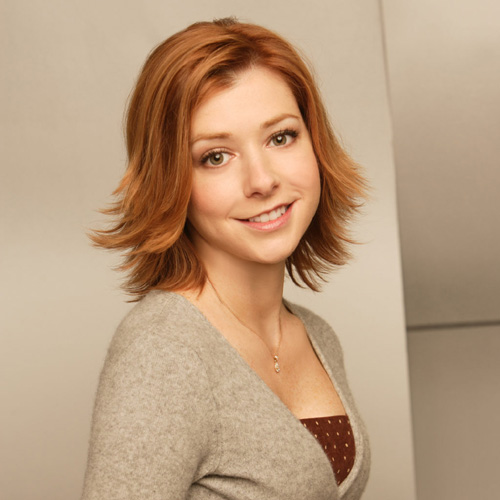
#> input picture imagehash/tests/data/alyson_hannigan.jpg, 500 x 500 px
$ python hashimages.py ../imagehash/tests/data/alyson_hannigan.jpg
#> lines starting #> are read from the running program, lines starting #| are printed output that depends on the picture
### imagehash.py
"""
Image hashing library
======================

Example:

>>> from PIL import Image
>>> import imagehash
>>> hash = imagehash.average_hash(Image.open('test.png'))
>>> print(hash)
d879f8f89b1bbf
>>> otherhash = imagehash.average_hash(Image.open('other.bmp'))
>>> print(otherhash)
ffff3720200ffff
>>> print(hash == otherhash)
False
>>> print(hash - otherhash)
36
>>> for r in range(1, 30, 5):
...     rothash = imagehash.average_hash(Image.open('test.png').rotate(r))
...     print('Rotation by %d: %d Hamming difference' % (r, hash - rothash))
...
Rotation by 1: 2 Hamming difference
Rotation by 6: 11 Hamming difference
Rotation by 11: 13 Hamming difference
Rotation by 16: 17 Hamming difference
Rotation by 21: 19 Hamming difference
Rotation by 26: 21 Hamming difference
>>>
"""

from __future__ import (absolute_import, division, print_function)

from PIL import Image, ImageFilter
import numpy
#import scipy.fftpack
#import pywt
__version__ = "4.2.1"

"""
You may copy this file, if you keep the copyright information below:


Copyright (c) 2013-2020, Johannes Buchner
https://github.com/JohannesBuchner/imagehash

All rights reserved.

Redistribution and use in source and binary forms, with or without
modification, are permitted provided that the following conditions are
met:

Redistributions of source code must retain the above copyright
notice, this list of conditions and the following disclaimer.

Redistributions in binary form must reproduce the above copyright
notice, this list of conditions and the following disclaimer in the
documentation and/or other materials provided with the distribution.

THIS SOFTWARE IS PROVIDED BY THE COPYRIGHT HOLDERS AND CONTRIBUTORS "AS
IS" AND ANY EXPRESS OR IMPLIED WARRANTIES, INCLUDING, BUT NOT LIMITED
TO, THE IMPLIED WARRANTIES OF MERCHANTABILITY AND FITNESS FOR A
PARTICULAR PURPOSE ARE DISCLAIMED. IN NO EVENT SHALL THE COPYRIGHT
HOLDER OR CONTRIBUTORS BE LIABLE FOR ANY DIRECT, INDIRECT, INCIDENTAL,
SPECIAL, EXEMPLARY, OR CONSEQUENTIAL DAMAGES (INCLUDING, BUT NOT
LIMITED TO, PROCUREMENT OF SUBSTITUTE GOODS OR SERVICES; LOSS OF USE,
DATA, OR PROFITS; OR BUSINESS INTERRUPTION) HOWEVER CAUSED AND ON ANY
THEORY OF LIABILITY, WHETHER IN CONTRACT, STRICT LIABILITY, OR TORT
(INCLUDING NEGLIGENCE OR OTHERWISE) ARISING IN ANY WAY OUT OF THE USE
OF THIS SOFTWARE, EVEN IF ADVISED OF THE POSSIBILITY OF SUCH DAMAGE.

"""


def _binary_array_to_hex(arr):
	"""
	internal function to make a hex string out of a binary array.
	"""
	bit_string = ''.join(str(b) for b in 1 * arr.flatten())
	width = int(numpy.ceil(len(bit_string)/4))
	return '{:0>{width}x}'.format(int(bit_string, 2), width=width)


class ImageHash(object):
	"""
	Hash encapsulation. Can be used for dictionary keys and comparisons.
	"""
	def __init__(self, binary_array):
		self.hash = binary_array

	def __str__(self):
		return _binary_array_to_hex(self.hash.flatten())

	def __repr__(self):
		return repr(self.hash)

	# [16 lines left out: functions __sub__, __eq__, __ne__, not called in this run]

	def __hash__(self):
		# this returns a 8 bit integer, intentionally shortening the information
		return sum([2**(i % 8) for i, v in enumerate(self.hash.flatten()) if v])

	def __len__(self):
		# Returns the bit length of the hash
		return self.hash.size


# [45 lines left out: functions hex_to_hash, hex_to_flathash, old_hex_to_hash, not called in this run]


def average_hash(image, hash_size=8, mean=numpy.mean):
	"""
	Average Hash computation

	Implementation follows http://www.hackerfactor.com/blog/index.php?/archives/432-Looks-Like-It.html

	Step by step explanation: https://web.archive.org/web/20171112054354/https://www.safaribooksonline.com/blog/2013/11/26/image-hashing-with-python/

	@image must be a PIL instance.
	@mean how to determine the average luminescence. can try numpy.median instead.
	"""
	if hash_size < 2:
		raise ValueError("Hash size must be greater than or equal to 2")

	# reduce size and complexity, then covert to grayscale
	image = image.convert("L").resize((hash_size, hash_size), Image.Resampling.LANCZOS)

	# find average pixel value; 'pixels' is an array of the pixel values, ranging from 0 (black) to 255 (white)
	pixels = numpy.asarray(image)
	avg = mean(pixels)

	# create string of bits
	diff = pixels > avg
	# make a hash
	return ImageHash(diff)


def phash(image, hash_size=8, highfreq_factor=4):
	"""
	Perceptual Hash computation.

	Implementation follows http://www.hackerfactor.com/blog/index.php?/archives/432-Looks-Like-It.html

	@image must be a PIL instance.
	"""
	if hash_size < 2:
		raise ValueError("Hash size must be greater than or equal to 2")

	import scipy.fftpack
	img_size = hash_size * highfreq_factor
	image = image.convert("L").resize((img_size, img_size), Image.Resampling.LANCZOS)
	pixels = numpy.asarray(image)
	dct = scipy.fftpack.dct(scipy.fftpack.dct(pixels, axis=0), axis=1)
	dctlowfreq = dct[:hash_size, :hash_size]
	med = numpy.median(dctlowfreq)
	diff = dctlowfreq > med
	return ImageHash(diff)


# [17 lines left out: function phash_simple, not called in this run]


def dhash(image, hash_size=8):
	"""
	Difference Hash computation.

	following http://www.hackerfactor.com/blog/index.php?/archives/529-Kind-of-Like-That.html

	computes differences horizontally

	@image must be a PIL instance.
	"""
	# resize(w, h), but numpy.array((h, w))
	if hash_size < 2:
		raise ValueError("Hash size must be greater than or equal to 2")

	image = image.convert("L").resize((hash_size + 1, hash_size), Image.Resampling.LANCZOS)
	pixels = numpy.asarray(image)
	# compute differences between columns
	diff = pixels[:, 1:] > pixels[:, :-1]
	return ImageHash(diff)


# [16 lines left out: function dhash_vertical, not called in this run]


def whash(image, hash_size = 8, image_scale = None, mode = 'haar', remove_max_haar_ll = True):
	"""
	Wavelet Hash computation.

	based on https://www.kaggle.com/c/avito-duplicate-ads-detection/

	@image must be a PIL instance.
	@hash_size must be a power of 2 and less than @image_scale.
	@image_scale must be power of 2 and less than image size. By default is equal to max
		power of 2 for an input image.
	@mode (see modes in pywt library):
		'haar' - Haar wavelets, by default
		'db4' - Daubechies wavelets
	@remove_max_haar_ll - remove the lowest low level (LL) frequency using Haar wavelet.
	"""
	import pywt
	if image_scale is not None:
		assert image_scale & (image_scale - 1) == 0, "image_scale is not power of 2"
	else:
		image_natural_scale = 2**int(numpy.log2(min(image.size)))
		image_scale = max(image_natural_scale, hash_size)

	ll_max_level = int(numpy.log2(image_scale))

	level = int(numpy.log2(hash_size))
	assert hash_size & (hash_size-1) == 0, "hash_size is not power of 2"
	assert level <= ll_max_level, "hash_size in a wrong range"
	dwt_level = ll_max_level - level

	image = image.convert("L").resize((image_scale, image_scale), Image.Resampling.LANCZOS)
	pixels = numpy.asarray(image) / 255.

	# Remove low level frequency LL(max_ll) if @remove_max_haar_ll using haar filter
	if remove_max_haar_ll:
		coeffs = pywt.wavedec2(pixels, 'haar', level = ll_max_level)
		coeffs = list(coeffs)
		coeffs[0] *= 0
		pixels = pywt.waverec2(coeffs, 'haar')

	# Use LL(K) as freq, where K is log2(@hash_size)
	coeffs = pywt.wavedec2(pixels, mode, level = dwt_level)
	dwt_low = coeffs[0]

	# Substract median and compute hash
	med = numpy.median(dwt_low)
	diff = dwt_low > med
	return ImageHash(diff)


def colorhash(image, binbits=3):
	"""
	Color Hash computation.

	Computes fractions of image in intensity, hue and saturation bins:

	* the first binbits encode the black fraction of the image
	* the next binbits encode the gray fraction of the remaining image (low saturation)
	* the next 6*binbits encode the fraction in 6 bins of saturation, for highly saturated parts of the remaining image
	* the next 6*binbits encode the fraction in 6 bins of saturation, for mildly saturated parts of the remaining image

	@binbits number of bits to use to encode each pixel fractions
	"""

	# bin in hsv space:
	intensity = numpy.asarray(image.convert("L")).flatten()
	h, s, v = [numpy.asarray(v).flatten() for v in image.convert("HSV").split()]
	# black bin
	mask_black = intensity < 256 // 8
	frac_black = mask_black.mean()
	# gray bin (low saturation, but not black)
	mask_gray = s < 256 // 3
	frac_gray = numpy.logical_and(~mask_black, mask_gray).mean()
	# two color bins (medium and high saturation, not in the two above)
	mask_colors = numpy.logical_and(~mask_black, ~mask_gray)
	mask_faint_colors = numpy.logical_and(mask_colors, s < 256 * 2 // 3)
	mask_bright_colors = numpy.logical_and(mask_colors, s > 256 * 2 // 3)

	c = max(1, mask_colors.sum())
	# in the color bins, make sub-bins by hue
	hue_bins = numpy.linspace(0, 255, 6+1)
	if mask_faint_colors.any():
		h_faint_counts, _ = numpy.histogram(h[mask_faint_colors], bins=hue_bins)
	else:
		h_faint_counts = numpy.zeros(len(hue_bins) - 1)
	if mask_bright_colors.any():
		h_bright_counts, _ = numpy.histogram(h[mask_bright_colors], bins=hue_bins)
	else:
		h_bright_counts = numpy.zeros(len(hue_bins) - 1)

	# now we have fractions in each category (6*2 + 2 = 14 bins)
	# convert to hash and discretize:
	maxvalue = 2**binbits
	values = [min(maxvalue-1, int(frac_black * maxvalue)), min(maxvalue-1, int(frac_gray * maxvalue))]
	for counts in list(h_faint_counts) + list(h_bright_counts):
		values.append(min(maxvalue-1, int(counts * maxvalue * 1. / c)))
	# print(values)
	bitarray = []
	for v in values:
		bitarray += [v // (2**(binbits-i-1)) % 2**(binbits-i) > 0 for i in range(binbits)]
	return ImageHash(numpy.asarray(bitarray).reshape((-1, binbits)))


class ImageMultiHash(object):
	"""
	This is an image hash containing a list of individual hashes for segments of the image.
	The matching logic is implemented as described in Efficient Cropping-Resistant Robust Image Hashing
	"""
	def __init__(self, hashes):
		self.segment_hashes = hashes

	# [4 lines left out: function __eq__, not called in this run]

	def __ne__(self, other):
		return not self.matches(other)

	# [9 lines left out: function __sub__, not called in this run]

	def __hash__(self):
		return hash(tuple(hash(segment) for segment in self.segment_hashes))

	def __str__(self):
		return ",".join(str(x) for x in self.segment_hashes)

	def __repr__(self):
		return repr(self.segment_hashes)

	# [212 lines left out: functions hash_diff, matches, best_match, _find_region, _find_all_segments, crop_resistant_hash, not called in this run]

### examples/hashimages.py
#!/usr/bin/env python

import sys

import numpy as np
from PIL import Image

import imagehash

hashfuncs = [
	('ahash', imagehash.average_hash),
	('phash', imagehash.phash),
	('dhash', imagehash.dhash),
	('whash-haar', imagehash.whash),
	('whash-db4', lambda img: imagehash.whash(img, mode='db4')),
	('colorhash', imagehash.colorhash),
]


def alpharemover(image):
	if image.mode != 'RGBA':
		return image
	canvas = Image.new('RGBA', image.size, (255, 255, 255, 255))
	canvas.paste(image, mask=image)
	return canvas.convert('RGB')


def image_loader(hashfunc, hash_size=8):
	def function(path):
		image = alpharemover(Image.open(path))
		return hashfunc(image)
	return function


def with_ztransform_preprocess(hashfunc, hash_size=8):
	def function(path):
		image = alpharemover(Image.open(path))
		image = image.convert('L').resize((hash_size, hash_size), Image.LANCZOS)
		data = image.getdata()
		quantiles = np.arange(100)
		quantiles_values = np.percentile(data, quantiles)
		zdata = (np.interp(data, quantiles_values, quantiles) / 100 * 255).astype(np.uint8)
		image.putdata(zdata)
		return hashfunc(image)
	return function


hashfuncopeners = [(name, image_loader(func)) for name, func in hashfuncs]
hashfuncopeners += [(name + '-z', with_ztransform_preprocess(func)) for name, func in hashfuncs if name != 'colorhash']

files = sys.argv[1:]
for path in files:
	hashes = [str(hashfuncopener(path)) for name, hashfuncopener in hashfuncopeners]
	print(path, ' '.join(hashes))
#> this loop made 1 pass
#> (printed output is left out)
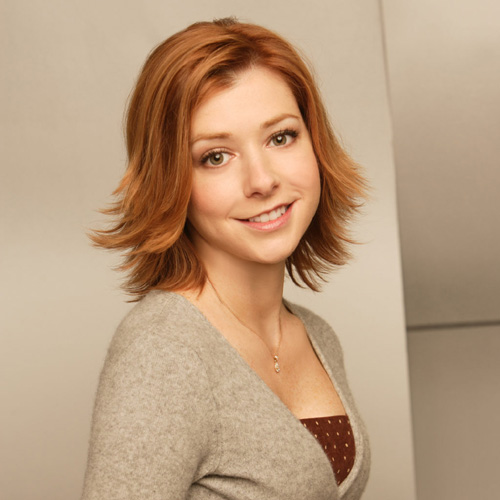
#> input picture imagehash/tests/data/alyson_hannigan.jpg, 500 x 500 px
#> pass 1, in phash, `image = image.convert("L").resize((img_size, img_size), Image.Resampli..`:
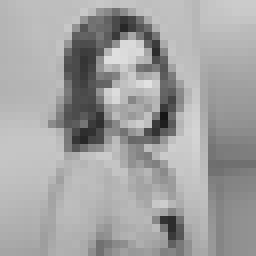
#> image: PIL image 32x32 L (shown 8 times larger); min 22, max 225, mean 162.2
#> pass 1, in phash, `dct = scipy.fftpack.dct(scipy.fftpack.dct(pixels, axis=0), axis=1)`:
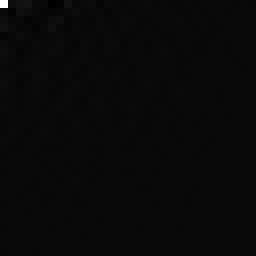
#> dct: shape (32, 32) float64 (shown 8 times larger); min -24943.4, max 664576, mean 721.7; drawn with min black and max white
#> pass 1, in whash, `image = image.convert("L").resize((image_scale, image_scale), Image.Re..`:
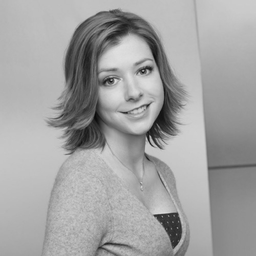
#> image: PIL image 256x256 L; min 9, max 224, mean 162.2
	# print(path, colorhash(path))
